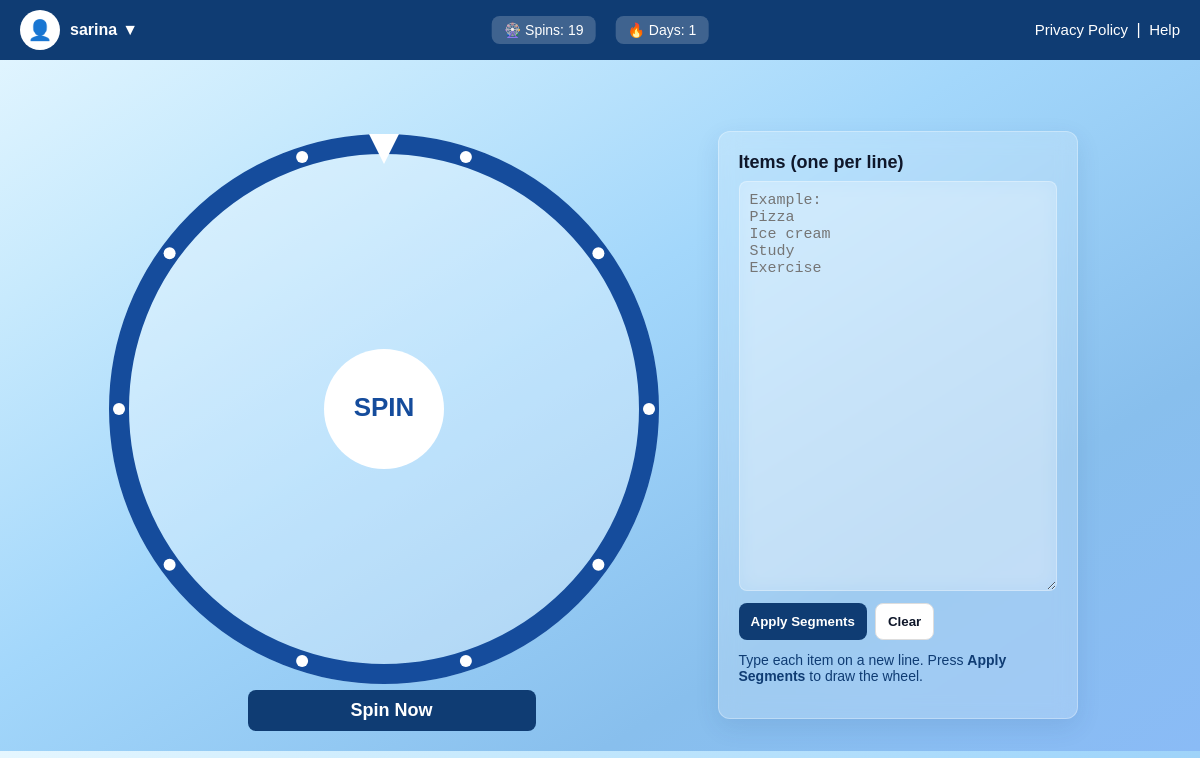
The page /spin/dashboard/ (signed in) on the database as committed earlier.
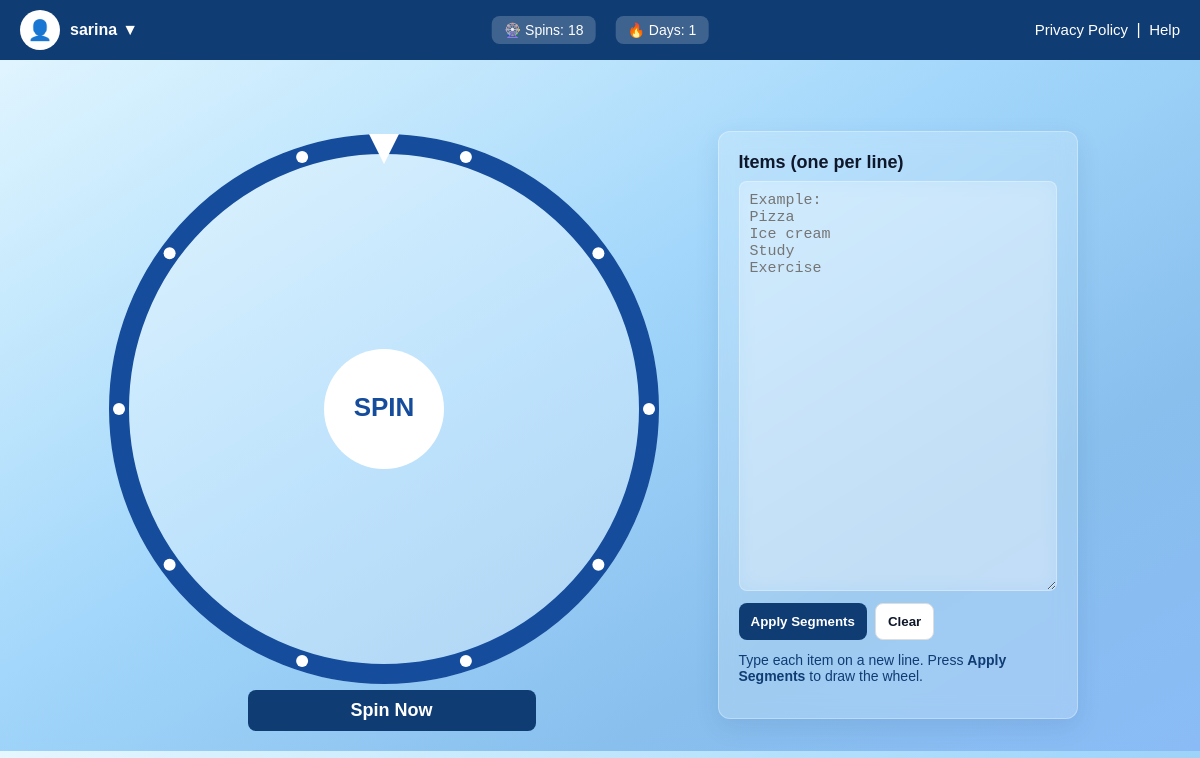
The same page on the database as committed later.
### accounts/models.py (models this page shows, shortened)
class Profile(models.Model):
    user = models.OneToOneField(settings.AUTH_USER_MODEL, on_delete=models.CASCADE, related_name='profile')
    last_login = models.DateTimeField(blank=True, null=True)
    total_spins_today = models.IntegerField(default=0, blank=True)
    remaining_spins_today = models.IntegerField(default=20)
    consecutive_days = models.IntegerField(default=0)
    last_spin_time = models.DateTimeField(blank=True, null=True)
    last_streak_reward = models.DateField(null=True, blank=True)

### spin/views.py (the view)
# urls.py: path('dashboard/', views.dashboard, name='dashboard'),
@login_required
def dashboard(request):
    profile = request.user.profile
    return render(request, "spin/dashboard.html", {
        "profile": profile,
        "history": request.user.history.all()
    })

### spin/templates/spin/dashboard.html (shortened to what this page needs)
{% load static %}
<!DOCTYPE html>
<html lang="en">
<head>
    <link rel="stylesheet" href="{% static 'spin/css/base.css' %}">
    <link rel="stylesheet" href="{% static 'spin/css/navbar.css' %}">
    <link rel="stylesheet" href="{% static 'spin/css/layout.css' %}">
    <link rel="stylesheet" href="{% static 'spin/css/wheel.css' %}">
    <link rel="stylesheet" href="{% static 'spin/css/controls.css' %}">
    <link rel="stylesheet" href="{% static 'spin/css/responsive.css' %}">
</head>
<body>
<div class="navbar">
    <div class="navbar-left" id="userMenu">
        <div class="user-icon">👤</div>
        <div class="username">
            {{ request.user.username }}
            <span class="dropdown-arrow">▼</span>
        </div>
    </div>
    <div class="navbar-center">
        <div class="info-box">🎡 Spins: <span id="remainingSpinsCenter">{{ profile.remaining_spins_today }}</span></div>
        <div class="info-box">🔥 Days: {{ profile.consecutive_days }}</div>
    </div>
    <div class="navbar-right">
        <span class="extra-links">
      <a href="{% url 'privacy' %}?from=dashboard">Privacy Policy</a>
      <span class="separator">|</span>
      <a href="{% url 'help' %}?from=dashboard">Help</a>
    </span>
    </div>
</div>
<div class="layout">
    <main class="main-content">
        <div class="canvas-wrap">
            <canvas id="wheel" width="550" height="550"
                    data-spin-url="{% url 'spin_api' %}"
                    data-csrf="{{ csrf_token }}"></canvas>
        </div>
        <div class="action-row">
            <button id="spinBtn" class="btn primary spin-btn">Spin Now</button>
        </div>
    </main>
    <aside class="controls">
        <h3>Items (one per line)</h3>
        <textarea id="segmentInput" placeholder="Example:
Pizza
Ice cream
Study
Exercise" aria-label="Segments input"></textarea>
        <div class="controls-row">
            <button id="updateSegmentsBtn" class="btn primary">Apply Segments</button>
            <button id="clearSegmentsBtn" class="btn neutral">Clear</button>
        </div>
        <p class="hint">Type each item on a new line. Press <strong>Apply Segments</strong> to draw the wheel.</p>
    </aside>
</div>
</body>
</html>

Rows that differ between the two databases and show on the page:
changed Profile: remaining_spins_today "19" → "18"
